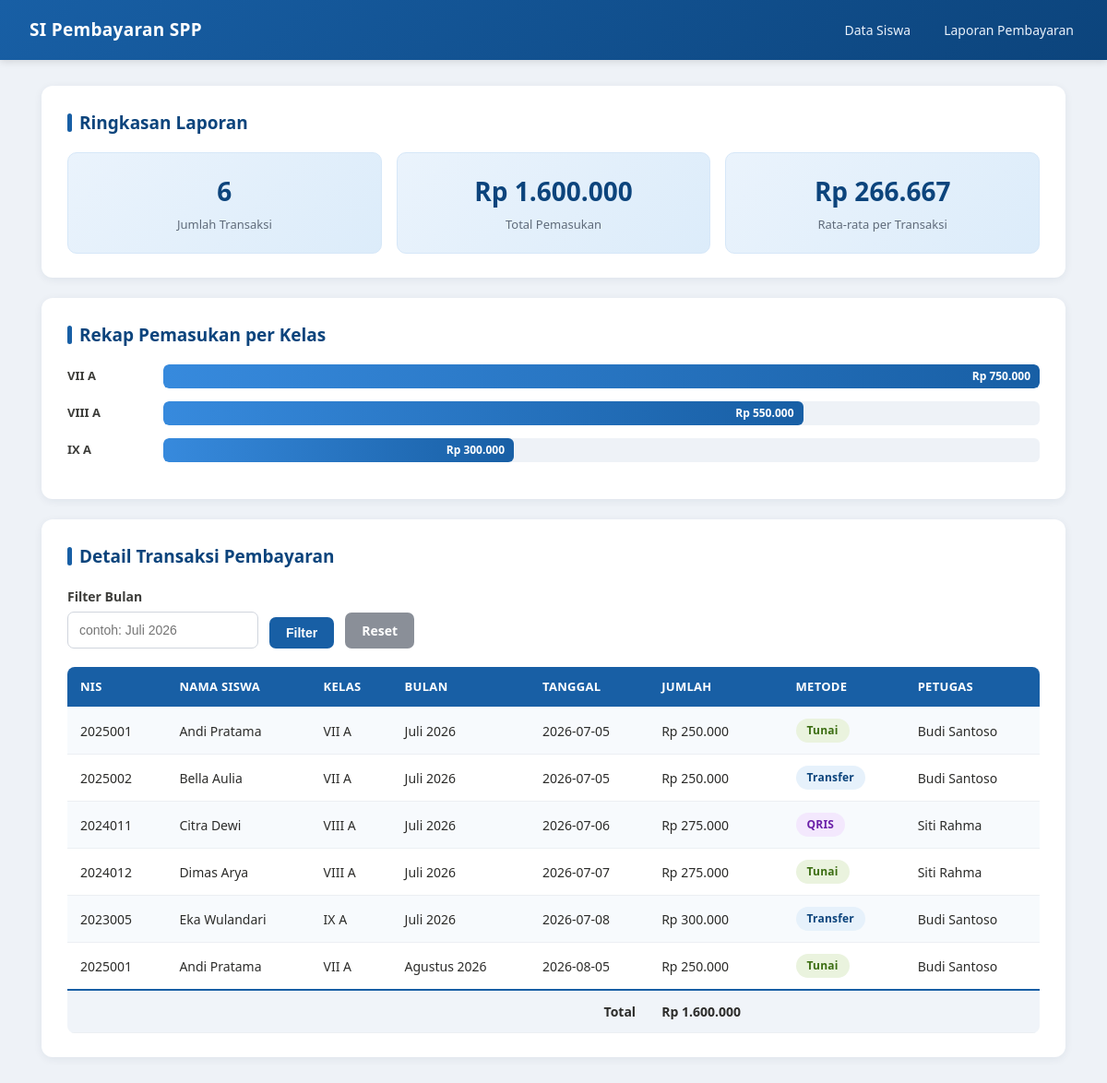
Page /app/laporan.php on the committed database.
### tables this page shows
CREATE TABLE pembayaran (
    id_pembayaran INT AUTO_INCREMENT PRIMARY KEY,
    id_siswa INT NOT NULL,
    id_petugas INT NOT NULL,
    id_tarif INT NOT NULL,
    bulan_bayar VARCHAR(20) NOT NULL,
    tanggal_bayar DATE NOT NULL,
    jumlah_bayar DECIMAL(10,2) NOT NULL,
    metode_bayar ENUM('Tunai','Transfer','QRIS') NOT NULL DEFAULT 'Tunai',
    keterangan VARCHAR(200),
    CONSTRAINT fk_bayar_siswa FOREIGN KEY (id_siswa)
        REFERENCES siswa(id_siswa)
        ON UPDATE CASCADE ON DELETE RESTRICT,
    CONSTRAINT fk_bayar_petugas FOREIGN KEY (id_petugas)
        REFERENCES petugas(id_petugas)
        ON UPDATE CASCADE ON DELETE RESTRICT,
    CONSTRAINT fk_bayar_tarif FOREIGN KEY (id_tarif)
        REFERENCES tarif_spp(id_tarif)
        ON UPDATE CASCADE ON DELETE RESTRICT,
    CONSTRAINT uq_bayar_bulan UNIQUE (id_siswa, bulan_bayar)
);

### app/laporan.php (the view, shortened to what this page needs)
<?php
require "koneksi.php";
$bulanFilter = isset($_GET['bulan']) ? trim($_GET['bulan']) : "";
if ($bulanFilter !== "") {
    $stmt = mysqli_prepare($koneksi, "SELECT * FROM v_laporan_pembayaran WHERE bulan_bayar = ? ORDER BY tanggal_bayar");
    mysqli_stmt_bind_param($stmt, "s", $bulanFilter);
    mysqli_stmt_execute($stmt);
    $hasil = mysqli_stmt_get_result($stmt);
} else {
    $hasil = mysqli_query($koneksi, "SELECT * FROM v_laporan_pembayaran ORDER BY tanggal_bayar");
}
$rows = mysqli_fetch_all($hasil, MYSQLI_ASSOC);
$totalLaporan = 0;
foreach ($rows as $r) { $totalLaporan += $r['jumlah_bayar']; }
$jumlahTransaksi = count($rows);
$rataRata = $jumlahTransaksi > 0 ? $totalLaporan / $jumlahTransaksi : 0;
$rekapKelas = mysqli_query($koneksi, "
    SELECT k.nama_kelas, COUNT(p.id_pembayaran) AS jumlah_transaksi, SUM(p.jumlah_bayar) AS total
    FROM pembayaran p
    JOIN siswa s ON p.id_siswa = s.id_siswa
    JOIN kelas k ON s.id_kelas = k.id_kelas
    GROUP BY k.id_kelas, k.nama_kelas
    ORDER BY total DESC
");
$rekap = mysqli_fetch_all($rekapKelas, MYSQLI_ASSOC);
$maxTotal = 0;
foreach ($rekap as $r) { if ($r['total'] > $maxTotal) $maxTotal = $r['total']; }
function badgeMetode($metode) {
    $class = "badge-tunai";
    if ($metode === "Transfer") $class = "badge-transfer";
    if ($metode === "QRIS") $class = "badge-qris";
    return "<span class=\"badge $class\">$metode</span>";
}
?>
<!DOCTYPE html>
<html lang="id">
<head>
<link rel="stylesheet" href="assets/css/style.css">
</head>
<body>
<div class="navbar">
    <h1>SI Pembayaran SPP</h1>
    <nav>
        <a href="index.php">Data Siswa</a>
        <a href="laporan.php">Laporan Pembayaran</a>
    </nav>
</div>
<div class="container">
    <div class="card">
        <h2>Ringkasan Laporan<?= $bulanFilter !== "" ? " - " . htmlspecialchars($bulanFilter) : "" ?></h2>
        <div class="stat-grid">
            <div class="stat-box">
                <div class="angka"><?= $jumlahTransaksi ?></div>
                <div class="label">Jumlah Transaksi</div>
            </div>
            <div class="stat-box">
                <div class="angka">Rp <?= number_format($totalLaporan, 0, ',', '.') ?></div>
                <div class="label">Total Pemasukan</div>
            </div>
            <div class="stat-box">
                <div class="angka">Rp <?= number_format($rataRata, 0, ',', '.') ?></div>
                <div class="label">Rata-rata per Transaksi</div>
            </div>
        </div>
    </div>
    <div class="card">
        <h2>Rekap Pemasukan per Kelas</h2>
        <?php if (count($rekap) === 0): ?>
            <p>Belum ada data pembayaran.</p>
        <?php else: ?>
            <?php foreach ($rekap as $r):
                $persen = $maxTotal > 0 ? round(($r['total'] / $maxTotal) * 100) : 0;
            ?>
            <div class="chart-row">
                <div class="chart-label"><?= htmlspecialchars($r['nama_kelas']) ?></div>
                <div class="chart-bar-track">
                    <div class="chart-bar-fill" style="width: <?= max($persen, 12) ?>%;">
                        Rp <?= number_format($r['total'], 0, ',', '.') ?>
                    </div>
                </div>
            </div>
            <?php endforeach; ?>
        <?php endif; ?>
    </div>
    <div class="card">
        <h2>Detail Transaksi Pembayaran</h2>
        <form method="GET" class="filter-bar" style="margin-bottom:20px;">
            <div class="form-group" style="max-width:260px;">
                <label>Filter Bulan</label>
                <input type="text" name="bulan" placeholder="contoh: Juli 2026" value="<?= htmlspecialchars($bulanFilter) ?>">
            </div>
            <button type="submit" class="btn btn-primary">Filter</button>
            <a href="laporan.php" class="btn btn-batal">Reset</a>
        </form>
        <table>
            <tr>
                <th>NIS</th>
                <th>Nama Siswa</th>
                <th>Kelas</th>
                <th>Bulan</th>
                <th>Tanggal</th>
                <th>Jumlah</th>
                <th>Metode</th>
                <th>Petugas</th>
            </tr>
            <?php if (count($rows) === 0): ?>
            <tr><td colspan="8" style="text-align:center;color:#888;">Tidak ada data untuk ditampilkan.</td></tr>
            <?php else: ?>
                <?php foreach ($rows as $row): ?>
                <tr>
                    <td><?= htmlspecialchars($row['nis']) ?></td>
                    <td><?= htmlspecialchars($row['nama_siswa']) ?></td>
                    <td><?= htmlspecialchars($row['nama_kelas']) ?></td>
                    <td><?= htmlspecialchars($row['bulan_bayar']) ?></td>
                    <td><?= htmlspecialchars($row['tanggal_bayar']) ?></td>
                    <td>Rp <?= number_format($row['jumlah_bayar'], 0, ',', '.') ?></td>
                    <td><?= badgeMetode($row['metode_bayar']) ?></td>
                    <td><?= htmlspecialchars($row['nama_petugas']) ?></td>
                </tr>
                <?php endforeach; ?>
                <tr class="total-row">
                    <td colspan="5" style="text-align:right;">Total</td>
                    <td>Rp <?= number_format($totalLaporan, 0, ',', '.') ?></td>
                    <td></td>
                    <td></td>
                </tr>
            <?php endif; ?>
        </table>
    </div>
</div>
</body>
</html>

### app/assets/css/style.css (style rules this page uses)
* { box-sizing: border-box; margin: 0; padding: 0; }
body { font-family: 'Segoe UI', Roboto, Arial, sans-serif; background: #eef2f7; color: #2c2c2a; line-height: 1.5; }
.navbar { background: linear-gradient(135deg, #185fa5, #0c447c); color: #fff; padding: 18px 32px; display: flex; justify-content: space-between; align-items: center; box-shadow: 0 2px 8px rgba(0,0,0,0.12); }
.navbar h1 { font-size: 19px; font-weight: 700; letter-spacing: 0.3px; }
.navbar nav a { color: #eaf2fb; text-decoration: none; margin-left: 24px; font-size: 14px; font-weight: 500; padding: 6px 4px; border-bottom: 2px solid transparent; transition: border-color 0.15s; }
.container { max-width: 1150px; margin: 28px auto; padding: 0 20px 40px; }
.card { background: #fff; border-radius: 12px; padding: 26px 28px; margin-bottom: 22px; box-shadow: 0 2px 10px rgba(20,40,70,0.07); }
.card h2 { margin-bottom: 18px; font-size: 19px; color: #0c447c; font-weight: 700; display: flex; align-items: center; gap: 8px; }
.card h2::before { content: ""; width: 5px; height: 20px; background: #185fa5; border-radius: 3px; display: inline-block; }
.stat-grid { display: grid; grid-template-columns: repeat(auto-fit, minmax(190px, 1fr)); gap: 16px; }
.stat-box { background: linear-gradient(135deg, #eaf3fc, #dcecfa); border-radius: 10px; padding: 20px 16px; text-align: center; border: 1px solid #d6e7f8; }
.stat-box .angka { font-size: 28px; font-weight: 800; color: #0c447c; }
.stat-box .label { font-size: 13px; color: #5f6b7a; margin-top: 6px; font-weight: 500; }
table { width: 100%; border-collapse: collapse; font-size: 14px; border-radius: 8px; overflow: hidden; }
table th, table td { padding: 12px 14px; border-bottom: 1px solid #eceff3; text-align: left; }
table th { background: #185fa5; color: #fff; font-weight: 600; font-size: 13px; text-transform: uppercase; letter-spacing: 0.3px; }
table tr:nth-child(even) td { background: #f7fafd; }
table tfoot td, tr.total-row td { background: #f0f4f9 !important; font-weight: 700; border-top: 2px solid #185fa5; }
.badge { display: inline-block; padding: 4px 12px; border-radius: 20px; font-size: 12px; font-weight: 700; letter-spacing: 0.2px; }
.badge-tunai { background: #eaf3de; color: #3b6d11; }
.badge-transfer { background: #e6f1fb; color: #0c447c; }
.badge-qris { background: #f3e8fd; color: #6b21a8; }
.chart-row { display: flex; align-items: center; gap: 14px; margin-bottom: 14px; }
.chart-label { width: 90px; flex-shrink: 0; font-size: 13px; font-weight: 600; color: #3d3d3a; }
.chart-bar-track { flex: 1; background: #eef2f7; border-radius: 6px; height: 26px; overflow: hidden; position: relative; }
.chart-bar-fill { height: 100%; background: linear-gradient(90deg, #378ADD, #185fa5); border-radius: 6px; display: flex; align-items: center; justify-content: flex-end; padding-right: 10px; color: #fff; font-size: 12px; font-weight: 700; white-space: nowrap; transition: width 0.4s ease; }
.btn { display: inline-block; padding: 9px 18px; border-radius: 7px; text-decoration: none; font-size: 14px; font-weight: 600; border: none; cursor: pointer; transition: opacity 0.15s, transform 0.1s; }
.btn-primary { background: #185fa5; color: #fff; }
.btn-batal { background: #8a8f98; color: #fff; }
.form-group { margin-bottom: 18px; }
.form-group label { display: block; margin-bottom: 6px; font-size: 14px; font-weight: 600; color: #3d3d3a; }
.form-group input, .form-group select { width: 100%; padding: 11px 12px; border: 1px solid #d0d5dd; border-radius: 7px; font-size: 14px; transition: border-color 0.15s; }
.filter-bar { display: flex; align-items: flex-end; gap: 12px; flex-wrap: wrap; }
.filter-bar .form-group { margin-bottom: 0; }

### rows in the picture
pembayaran: nis "2025001", nama_siswa "Andi Pratama", nama_kelas "VII A", bulan_bayar "Juli 2026", tanggal_bayar "2026-07-05", jumlah_bayar "250.000", metode_bayar "Tunai", nama_petugas "Budi Santoso"
pembayaran: nis "2025002", nama_siswa "Bella Aulia", nama_kelas "VII A", bulan_bayar "Juli 2026", tanggal_bayar "2026-07-05", jumlah_bayar "250.000", metode_bayar "Transfer", nama_petugas "Budi Santoso"
pembayaran: nis "2024011", nama_siswa "Citra Dewi", nama_kelas "VIII A", bulan_bayar "Juli 2026", tanggal_bayar "2026-07-06", jumlah_bayar "275.000", metode_bayar "QRIS", nama_petugas "Siti Rahma"
pembayaran: nis "2024012", nama_siswa "Dimas Arya", nama_kelas "VIII A", bulan_bayar "Juli 2026", tanggal_bayar "2026-07-07", jumlah_bayar "275.000", metode_bayar "Tunai", nama_petugas "Siti Rahma"
pembayaran: nis "2023005", nama_siswa "Eka Wulandari", nama_kelas "IX A", bulan_bayar "Juli 2026", tanggal_bayar "2026-07-08", jumlah_bayar "300.000", metode_bayar "Transfer", nama_petugas "Budi Santoso"
pembayaran: nis "2025001", nama_siswa "Andi Pratama", nama_kelas "VII A", bulan_bayar "Agustus 2026", tanggal_bayar "2026-08-05", jumlah_bayar "250.000", metode_bayar "Tunai", nama_petugas "Budi Santoso"

### other values in the picture
$jumlahTransaksi "6"
$totalLaporan "1.600.000"
$rataRata "266.667"
$r['nama_kelas'] "VII A"
$r['total'] "750.000"
$r['nama_kelas'] "VIII A"
$r['total'] "550.000"
$r['nama_kelas'] "IX A"
$r['total'] "300.000"
